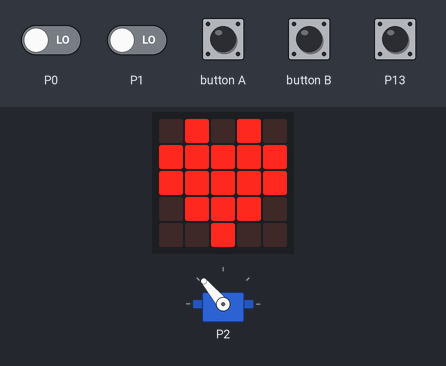
A program run on a simulated BBC micro:bit (MakeCode). Parts: the board's 5×5 LED display, servo. Inputs (shaded band) come from the test bench; at power-on: P13 LOW, P0 LOW, P1 LOW.

Above: at 1.2 s.
1.3 s: button A pressed for 0.15 s
At 1.64 s:
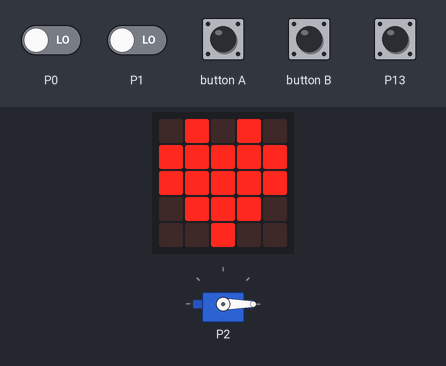
3.3 s: button B pressed for 0.15 s
At 3.59 s:
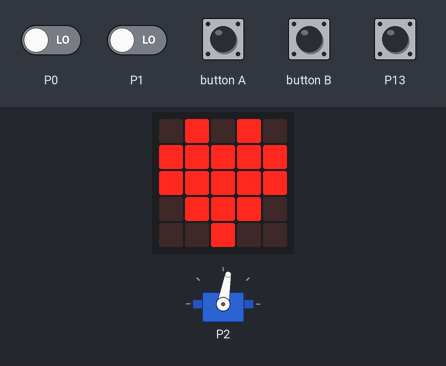
5.2 s: P13 pulled HIGH for 1 s
At 6.0 s:
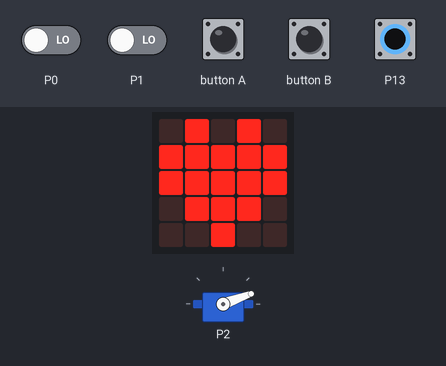
Timing chart, 0 to 13.7 s (numbered marks = the images above; inputs shaded):
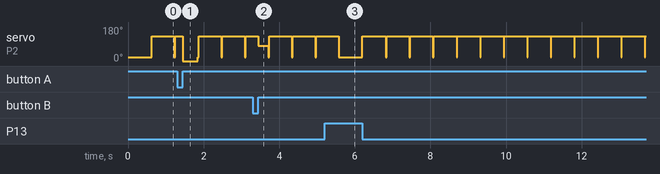

The program:

main.ts
```typescript
input.onButtonPressed(Button.A, function () {
    pins.digitalWritePin(DigitalPin.P14, 1)
    servos.P2.setAngle(0)
})
input.onButtonPressed(Button.B, function () {
    pins.digitalWritePin(DigitalPin.P14, 0)
    servos.P2.setAngle(80)
})
basic.forever(function () {
    basic.showIcon(IconNames.Heart)
    if (pins.digitalReadPin(DigitalPin.P0) == 0 && pins.digitalReadPin(DigitalPin.P1) == 0) {
        pins.digitalWritePin(DigitalPin.P14, 1)
        servos.P2.setAngle(20)
    } else {
        pins.digitalWritePin(DigitalPin.P14, 0)
        servos.P2.setAngle(130)
    }
    if (pins.digitalReadPin(DigitalPin.P13) == 1) {
        pins.digitalWritePin(DigitalPin.P14, 1)
        servos.P2.setAngle(20)
    } else {
        pins.digitalWritePin(DigitalPin.P14, 0)
        servos.P2.setAngle(130)
    }
})
```

test.ts
```typescript
// les tests vont ici ; cela ne sera pas compilé si ce paquet est utilisé en tant qu'extension.
```

Measured:
- by itself, servo on P2: repeats every 0.64 s: 130° 0.62 s, 20° 0.02 s
